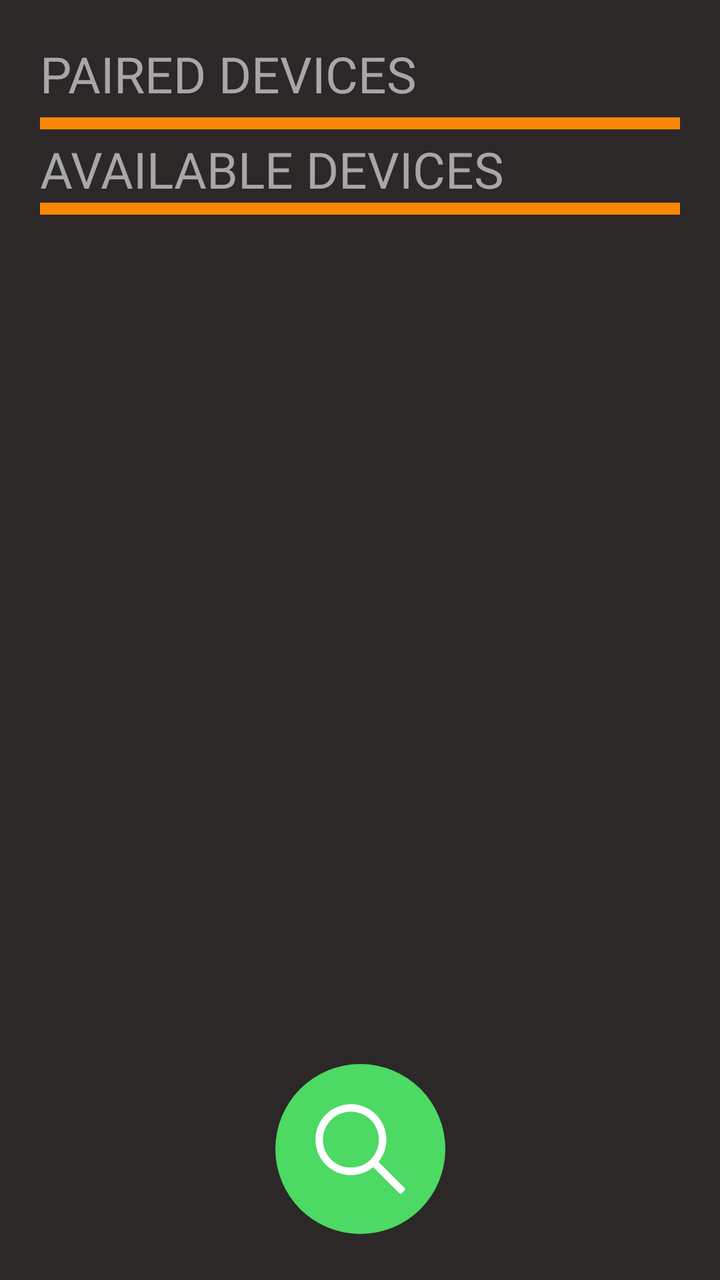
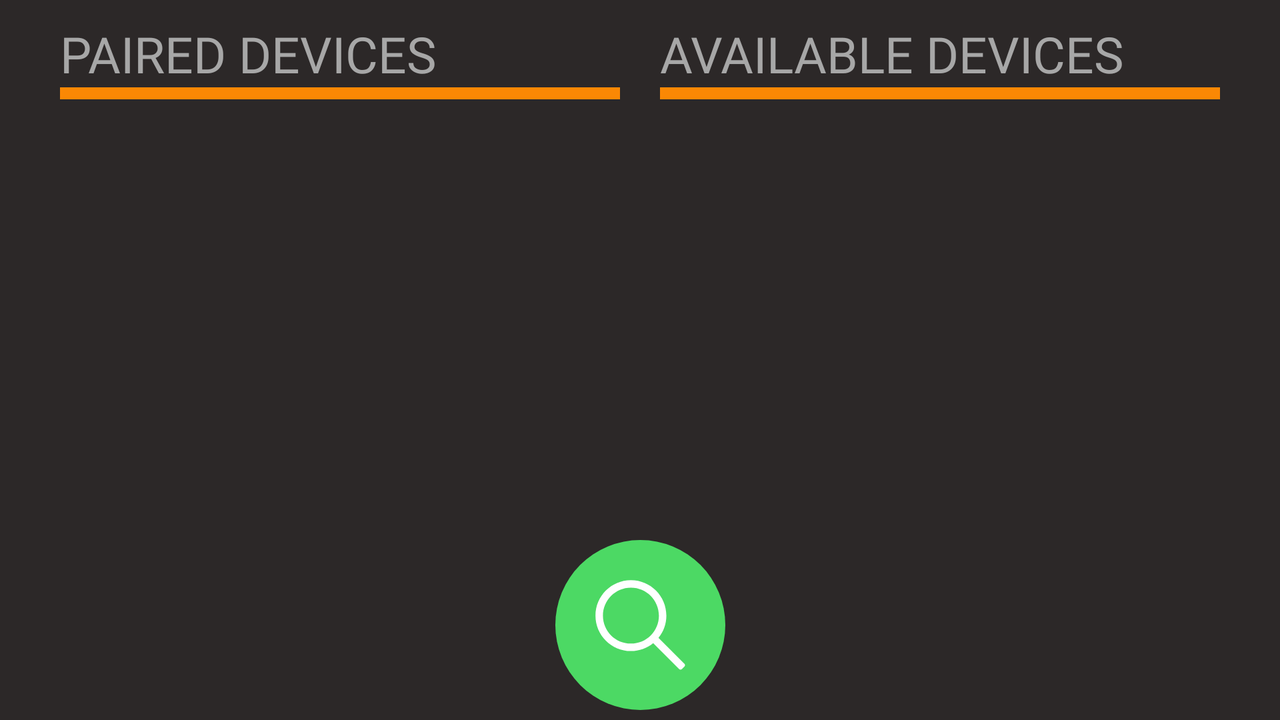

Compare how this app lays out the same screen by default and in its alternative resource folder. The renders come first, then the two layout files and the values they reference.
<!-- AndroidManifest.xml: application theme AppTheme -->
<!-- res/layout/activity_main.xml -->
<?xml version="1.0" encoding="utf-8"?>
<androidx.constraintlayout.widget.ConstraintLayout xmlns:android="http://schemas.android.com/apk/res/android"
    xmlns:app="http://schemas.android.com/apk/res-auto"
    xmlns:tools="http://schemas.android.com/tools"
    android:layout_width="match_parent"
    android:layout_height="match_parent"
    tools:context=".BluetoothHome"
    android:padding="20dp"
    android:gravity="fill_vertical"
    android:background="#2C2828"
    android:id="@+id/parent_layout">

    <TextView
        android:id="@+id/tv_paired"
        android:layout_width="wrap_content"
        android:layout_height="wrap_content"
        android:text="Paired devices"
        android:textAllCaps="true"
        android:textColor="#A7A7A7"
        android:textSize="25sp"
        android:fontFamily="@font/montserrat_extra_bold_italic"
        app:layout_constraintStart_toStartOf="parent"
        app:layout_constraintTop_toTopOf="parent" />


    <View
        android:id="@+id/view_line_paired"
        android:layout_width="match_parent"
        android:layout_height="6dp"
        android:layout_below="@+id/tv_paired"
        android:layout_marginTop="5dp"
        android:background="#FB8804"
        app:layout_constraintEnd_toEndOf="parent"
        app:layout_constraintStart_toStartOf="parent"
        app:layout_constraintTop_toBottomOf="@+id/tv_paired" />

    <ListView
        android:id="@+id/listView_paired_device"
        android:layout_width="match_parent"
        android:layout_height="0dp"
        android:layout_below="@+id/view_line_paired"
        android:layout_marginTop="3dp"
        app:layout_constraintEnd_toEndOf="parent"
        app:layout_constraintHorizontal_bias="0.4"
        app:layout_constraintStart_toStartOf="parent"
        app:layout_constraintVertical_weight="0.5"
        app:layout_constraintTop_toBottomOf="@+id/view_line_paired" />

    <TextView
        android:id="@+id/tv_available"
        android:layout_width="wrap_content"
        android:layout_height="wrap_content"
        android:layout_below="@+id/listView_paired_device"
        android:text="Available devices"
        android:textAllCaps="true"
        android:textColor="#A7A7A7"
        android:textSize="25sp"
        android:fontFamily="@font/montserrat_extra_bold_italic"
        app:layout_constraintBottom_toTopOf="@+id/view_line_available"
        app:layout_constraintStart_toStartOf="parent"
        app:layout_constraintTop_toBottomOf="@+id/listView_paired_device" />

    <View
        android:id="@+id/view_line_available"
        android:layout_width="match_parent"
        android:layout_height="6dp"
        android:layout_below="@+id/tv_available"
        android:background="#FB8804"
        app:layout_constraintEnd_toEndOf="parent"
        app:layout_constraintStart_toStartOf="parent"
        app:layout_constraintTop_toBottomOf="@+id/tv_available" />

    <ListView
        android:id="@+id/listView_available_device"
        android:layout_width="match_parent"
        android:layout_height="0dp"
        android:layout_below="@+id/view_line_available"
        android:layout_marginTop="3dp"
        app:layout_constraintBottom_toTopOf="@+id/btn_scan"
        app:layout_constraintEnd_toEndOf="parent"
        app:layout_constraintStart_toStartOf="parent"
        app:layout_constraintTop_toBottomOf="@+id/view_line_available" />



    <ImageButton
        android:id="@+id/btn_scan"
        android:layout_width="wrap_content"
        android:layout_height="wrap_content"
        android:layout_alignParentBottom="true"
        android:layout_centerInParent="true"
        android:layout_gravity="center_horizontal"
        android:layout_marginStart="153dp"
        android:layout_marginEnd="153dp"
        android:layout_marginBottom="3dp"
        android:background="@android:color/transparent"
        android:src="@drawable/serach_devices"
        app:layout_constraintBottom_toBottomOf="parent"
        app:layout_constraintEnd_toEndOf="parent"
        app:layout_constraintStart_toStartOf="parent" />

</androidx.constraintlayout.widget.ConstraintLayout>
<!-- resources referenced by this layout -->
<resources>
  <!-- drawable serach_devices: png bitmap (drawable-ldpi, 2318 bytes) -->
  <style name="AppTheme" parent="Theme.AppCompat.Light.NoActionBar">
          
          <item name="colorPrimary">@color/colorPrimary</item>
          <item name="colorPrimaryDark">@color/colorPrimaryDark</item>
          <item name="colorAccent">@color/colorAccent</item>
          <item name="windowNoTitle">true</item>
          <item name="windowActionBar">false</item>
          <item name="drawerArrowStyle">@style/DrawerArrowStyle</item>
      </style>
  <color name="colorPrimary">#6200EE</color>
  <color name="colorPrimaryDark">#0B0A0B</color>
  <color name="colorAccent">#FFFFFF</color>
  <style name="DrawerArrowStyle" parent="@style/Widget.AppCompat.DrawerArrowToggle">
          <item name="spinBars">true</item>
          <item name="color">@android:color/white</item>
      </style>
</resources>
<!-- res/layout-land/activity_main.xml (the repository's variant of the layout above) -->
<!-- drawn on the phone turned sideways -->
<?xml version="1.0" encoding="utf-8"?>
<androidx.constraintlayout.widget.ConstraintLayout xmlns:android="http://schemas.android.com/apk/res/android"
    xmlns:app="http://schemas.android.com/apk/res-auto"
    xmlns:tools="http://schemas.android.com/tools"
    android:layout_width="match_parent"
    android:layout_height="match_parent"
    tools:context=".BluetoothHome"
    android:paddingHorizontal="20dp"
    android:paddingTop="10dp"
    android:paddingBottom="5dp"
    android:gravity="fill_vertical"
    android:background="#2C2828"
    android:id="@+id/parent_layout">

    <LinearLayout
        android:layout_width="match_parent"
        android:layout_height="0dp"
        android:orientation="horizontal"
        android:weightSum="2"
        app:layout_constraintBottom_toTopOf="@+id/btn_scan"
        app:layout_constraintEnd_toEndOf="parent"
        app:layout_constraintStart_toStartOf="parent"
        app:layout_constraintTop_toTopOf="parent">

        <androidx.constraintlayout.widget.ConstraintLayout
            android:layout_width="0dp"
            android:layout_height="match_parent"
            android:layout_weight="1"
            android:paddingHorizontal="10dp">

            <TextView
                android:id="@+id/tv_paired"
                android:layout_width="wrap_content"
                android:layout_height="wrap_content"
                android:fontFamily="@font/montserrat_extra_bold_italic"
                android:text="Paired devices"
                android:textAllCaps="true"
                android:textColor="#A7A7A7"
                android:textSize="25sp"
                app:layout_constraintStart_toStartOf="parent"
                app:layout_constraintTop_toTopOf="parent" />


            <View
                android:id="@+id/view_line_paired"
                android:layout_width="match_parent"
                android:layout_height="6dp"
                android:layout_below="@+id/tv_paired"
                android:background="#FB8804"
                app:layout_constraintEnd_toEndOf="parent"
                app:layout_constraintStart_toStartOf="parent"
                app:layout_constraintTop_toBottomOf="@+id/tv_paired" />

            <ListView
                android:id="@+id/listView_paired_device"
                android:layout_width="match_parent"
                android:layout_height="0dp"
                android:layout_below="@+id/view_line_paired"
                android:layout_marginTop="3dp"
                app:layout_constraintEnd_toEndOf="parent"
                app:layout_constraintHorizontal_bias="0.4"
                app:layout_constraintStart_toStartOf="parent"
                app:layout_constraintTop_toBottomOf="@+id/view_line_paired"
                app:layout_constraintVertical_weight="0.5" />


        </androidx.constraintlayout.widget.ConstraintLayout>

        <androidx.constraintlayout.widget.ConstraintLayout
            android:layout_width="0dp"
            android:layout_height="match_parent"
            android:layout_weight="1"
            android:paddingHorizontal="10dp">

            <TextView
                android:id="@+id/tv_available"
                android:layout_width="wrap_content"
                android:layout_height="wrap_content"
                android:fontFamily="@font/montserrat_extra_bold_italic"
                android:text="Available devices"
                android:textAllCaps="true"
                android:textColor="#A7A7A7"
                android:textSize="25sp"
                app:layout_constraintBottom_toTopOf="@+id/view_line_available"
                app:layout_constraintStart_toStartOf="parent"
                app:layout_constraintTop_toTopOf="parent" />

            <com.agrawalsuneet.dotsloader.loaders.CircularDotsLoader
                android:layout_width="wrap_content"
                android:layout_height="wrap_content"
                android:layout_marginStart="10dp"
                app:layout_constraintBottom_toTopOf="@+id/view_line_available"
                app:layout_constraintStart_toEndOf="@+id/tv_available"
                app:loader_animDur="100"
                app:loader_bigCircleRadius="11dp"
                app:loader_circleRadius="3dp"
                android:visibility="invisible"
                android:id="@+id/dot_loader"
                app:loader_showRunningShadow="true" />
            <View
                android:id="@+id/view_line_available"
                android:layout_width="match_parent"
                android:layout_height="6dp"
                android:layout_below="@+id/tv_available"
                android:background="#FB8804"
                app:layout_constraintEnd_toEndOf="parent"
                app:layout_constraintStart_toStartOf="parent"
                app:layout_constraintTop_toBottomOf="@+id/tv_available" />

            <ListView
                android:id="@+id/listView_available_device"
                android:layout_width="match_parent"
                android:layout_height="0dp"
                android:layout_below="@+id/view_line_available"
                android:layout_marginTop="3dp"
                app:layout_constraintBottom_toBottomOf="parent"
                app:layout_constraintEnd_toEndOf="parent"
                app:layout_constraintStart_toStartOf="parent"
                app:layout_constraintTop_toBottomOf="@+id/view_line_available" />

        </androidx.constraintlayout.widget.ConstraintLayout>
    </LinearLayout>


    <ImageButton
        android:id="@+id/btn_scan"
        android:layout_width="wrap_content"
        android:layout_height="wrap_content"
        android:layout_alignParentBottom="true"
        android:layout_centerInParent="true"
        android:layout_gravity="center_horizontal"
        android:layout_marginStart="153dp"
        android:layout_marginEnd="153dp"
        android:background="@android:color/transparent"
        android:src="@drawable/serach_devices"
        app:layout_constraintBottom_toBottomOf="parent"
        app:layout_constraintEnd_toEndOf="parent"
        app:layout_constraintStart_toStartOf="parent" />

</androidx.constraintlayout.widget.ConstraintLayout>
